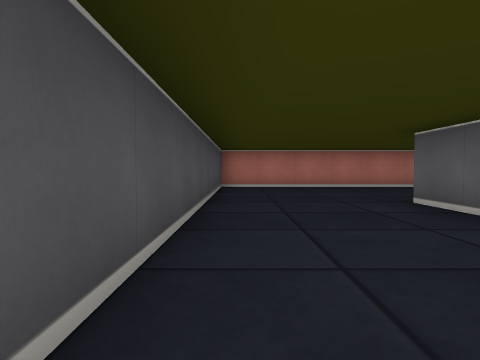
view 1 (above)

14 first-person views from a walk through a cub3D maze. The camera is about half as high as the walls, tilts 2° down and sees 75° across. The floor is counted in squares. Each view is taken from the middle of a square. On the plan, view 1 faces up. The plan holds only what a view shows up to about 9 squares ahead; the rest is blank.

view 2
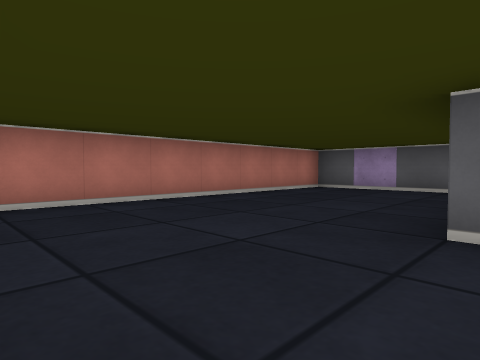

view 3
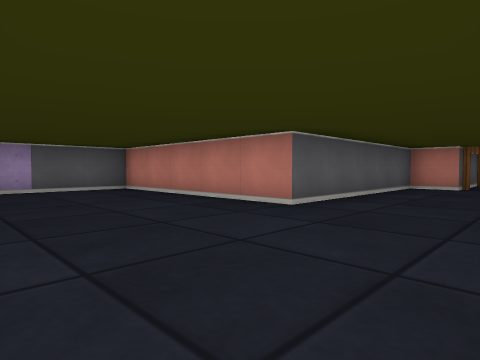

view 4
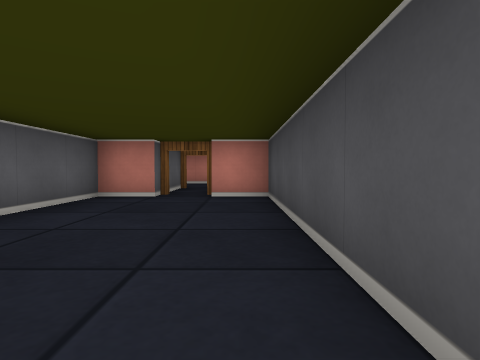

view 5
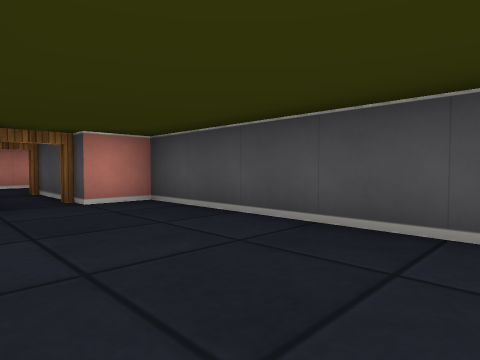

view 6
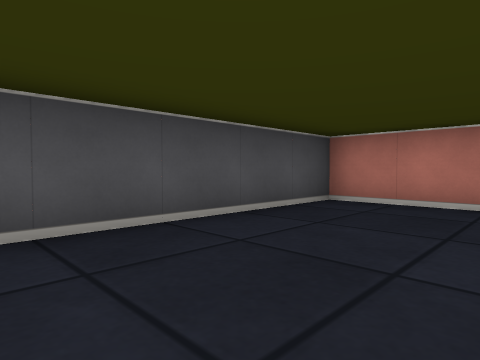

view 7
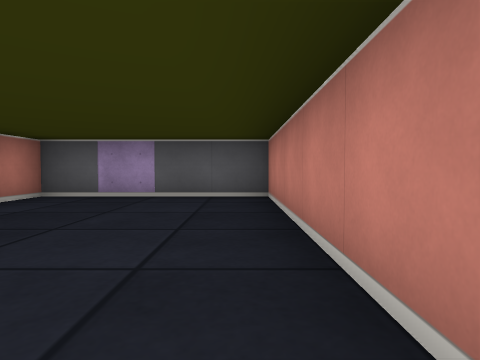

view 8
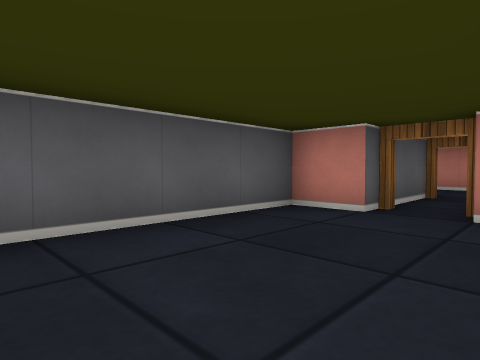

view 9
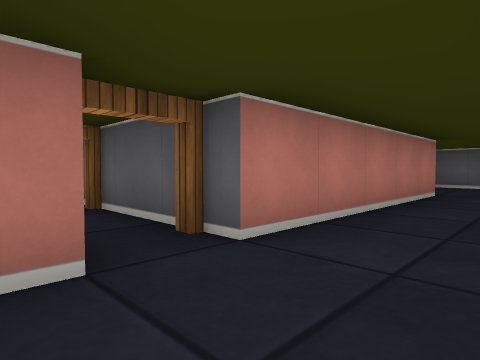

view 10
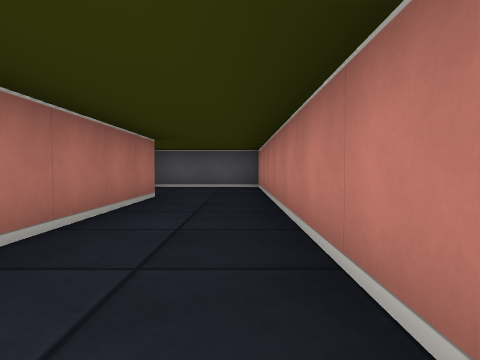

view 11
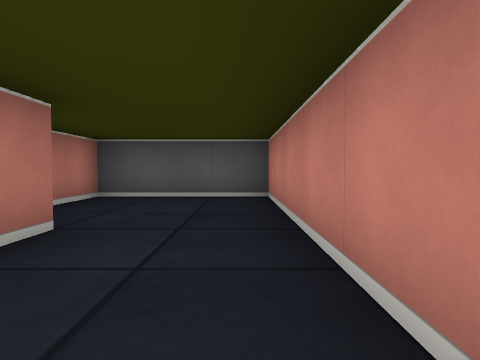

view 12
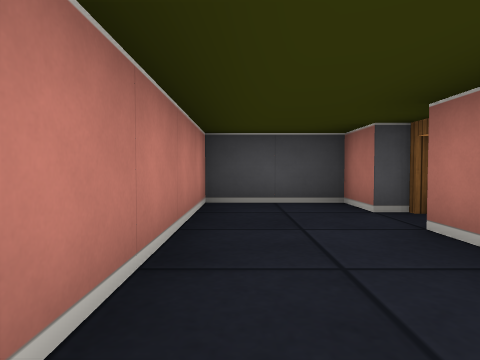

view 13
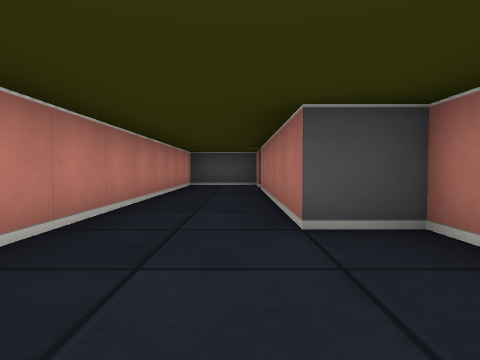

view 14
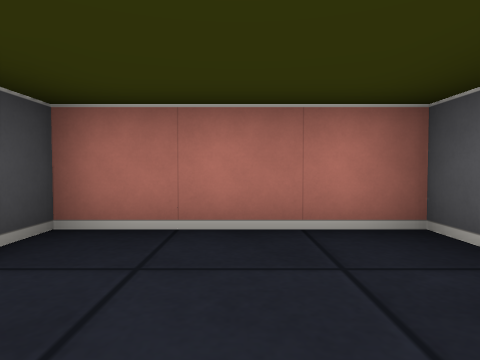

### Floor plan
Points are (right, up) in squares from view 1. A wall is a line through its corners. A room is listed if a view was taken in it or the views show most of it. See-through windows are left out.
Room 1 (views 1, 2, 3, 4, 5, 6, 7, 8)
walls: (1.5, -0.5) (2.5, -0.5) (2.5, 4.5) (7.5, 4.5) (7.5, 8.5) (-0.5, 8.5) (-0.5, -0.5) (0.5, -0.5)
ways out: open door at (1, -1) to room 3
Room 2 (views 9, 10, 11, 12, 13, 14)
walls: (0.5, -3.5) (-0.5, -3.5) (-0.5, -5.5) (9.5, -5.5) (9.5, -2.5) (6.5, -2.5) (6.5, -3.5) (1.5, -3.5)
ways out: open door at (1, -3) to room 3
Room 3 (no view inside)
walls: (0.5, -0.5) (0.5, -3.5); (1.5, -3.5) (1.5, -0.5)
ways out: open door at (1, -1) to room 1; open door at (1, -3) to room 2

Positions as (right, up) in squares from view 1, and headings:
1: (0, 0), facing up
2: (0, 4), facing up-right
3: (0, 8), facing down-right
4: (0, 5), facing down
5: (2, 4), facing down-left
6: (2, 4), facing up-left
7: (2, 5), facing right
8: (0, 3), facing down-right
9: (0, -5), facing up-right
10: (1, -5), facing right
11: (4, -5), facing right
12: (4, -5), facing left
13: (9, -4), facing left
14: (8, -5), facing up
